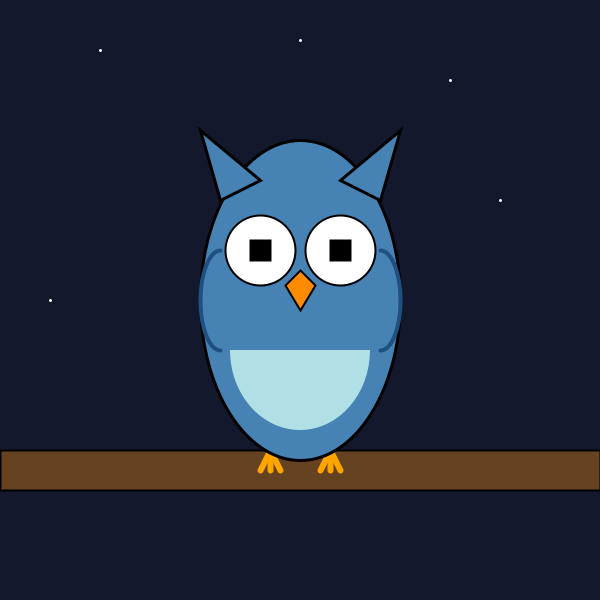
Frame 1 (no input)
Frame 2 (the mouse pressed at the canvas centre, redrawn once): identical to frame 1, image omitted

The Processing sketch that drew this single still picture (run headless with seeded random() and noise(); the mouse was pressed at the canvas centre and the sketch redrawn once):

// Processing sketch: lab1
// ── lab1.pde
// configurare initiala a ferestrei
void setup() {
  size(600, 600);
  smooth();
}

// incepe desenarea elementelor grafice
void draw() {
  // deseneaza cerul noptii si stelele
  noStroke();
  fill(20, 24, 45);
  rect(0, 0, width, height);

  stroke(255);
  strokeWeight(3);
  point(100, 50);
  point(450, 80);
  point(500, 200);
  point(50, 300);
  point(300, 40);
   
  // deseneaza creanga de copac
  fill(101, 67, 33);
  stroke(0);
  strokeWeight(2);
  rect(0, 450, 600, 40);

  // adauga ghearele pasarii
  stroke(255, 165, 0);
  strokeWeight(6);
  line(270, 450, 260, 470);
  line(270, 450, 270, 470);
  line(270, 450, 280, 470);
  line(330, 450, 320, 470);
  line(330, 450, 330, 470);
  line(330, 450, 340, 470);

  // deseneaza corpul principal al bufnitei
  stroke(0);
  strokeWeight(3);
  fill(70, 130, 180);
  ellipse(300, 300, 200, 320);

  // adauga detaliile pentru burta
  fill(176, 224, 230);
  noStroke();
  arc(300, 350, 140, 160, 0, PI, CHORD); 

  // contureaza aripile laterale
  noFill();
  stroke(30, 80, 130);
  strokeWeight(4);
  arc(220, 300, 40, 100, HALF_PI, PI+HALF_PI, OPEN);
  arc(380, 300, 40, 100, -HALF_PI, HALF_PI, OPEN);

  // deseneaza urechile ascutite
  fill(70, 130, 180);
  stroke(0);
  strokeWeight(3);
  triangle(220, 200, 200, 130, 260, 180);
  triangle(380, 200, 400, 130, 340, 180);

  // creeaza ochii mari si pupilele
  fill(255);
  strokeWeight(2);
  circle(260, 250, 70);
  circle(340, 250, 70);
   
  fill(0);
  square(250, 240, 20);
  square(330, 240, 20);

  // deseneaza ciocul portocaliu
  fill(255, 140, 0);
  strokeWeight(2);
  quad(300, 270,
       315, 285,
       300, 310,
       285, 285);
       
  // opreste repetarea desenarii
  noLoop();
}
